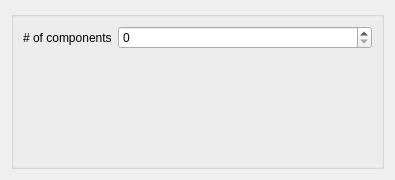
<?xml version="1.0" encoding="UTF-8"?>
<ui version="4.0">
 <class>Form</class>
 <widget class="QWidget" name="Form">
  <property name="geometry">
   <rect>
    <x>0</x>
    <y>0</y>
    <width>395</width>
    <height>180</height>
   </rect>
  </property>
  <property name="sizePolicy">
   <sizepolicy hsizetype="Ignored" vsizetype="Ignored">
    <horstretch>0</horstretch>
    <verstretch>0</verstretch>
   </sizepolicy>
  </property>
  <property name="windowTitle">
   <string>Form</string>
  </property>
  <layout class="QVBoxLayout" name="verticalLayout">
   <item>
    <widget class="QGroupBox" name="formGroupBox">
     <property name="title">
      <string/>
     </property>
     <layout class="QFormLayout" name="formLayout">
      <item row="1" column="0">
       <widget class="QLabel" name="nc_label">
        <property name="text">
         <string># of components</string>
        </property>
       </widget>
      </item>
      <item row="1" column="1">
       <widget class="QSpinBox" name="nc_spinBox"/>
      </item>
     </layout>
    </widget>
   </item>
  </layout>
 </widget>
 <resources/>
 <connections/>
</ui>
